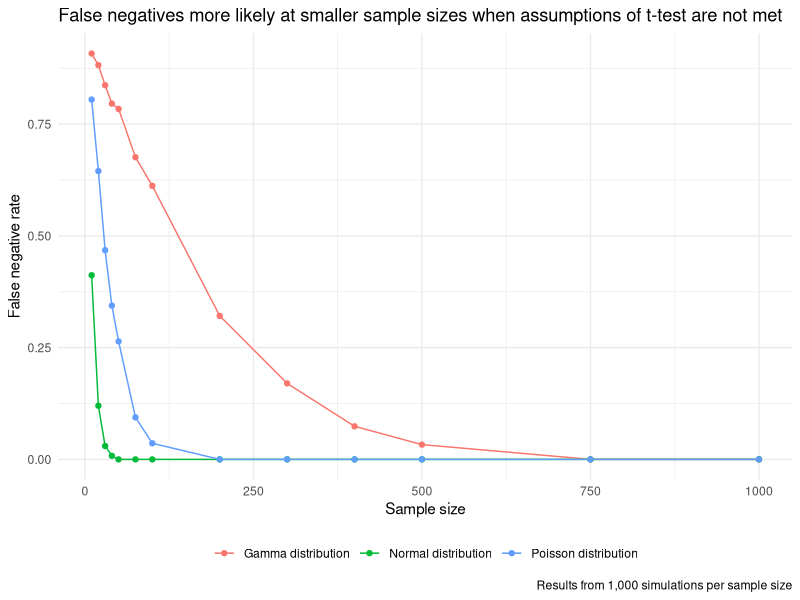

Source code (R):
library(tidyverse)
set.seed(44)

# set scintific notation options 
options(scipen=100, digits=4)

# set number of simulations to 10,000
simulations <- 1000

# set alpha of a/b checks to .05
alpha <- .05

# set total number of data points to 1000
N <- 1000


# Q1 ----------------------------------------------------------------------

# Generate data from a non-normal distribution then use a t-test and mann-whitney

## simulate a true difference; do a different levels
pvalues <- map_dfr(1:simulations, function(i){
  A <- rgamma(N, 4) # rpois(N, 3) # rnorm(N, 120, 15)
  B <- rgamma(N, 4) # rpois(N, 3) # rnorm(N, 120, 15)
  t.pvals <- t.test(A, B, var.equal = TRUE)$p.value
  whit.pvals <- wilcox.test(A, B)$p.value
  return(tibble(t.pvals, whit.pvals))
})

# proportion of false positives
sum(pvalues$t.pvals <= alpha) / simulations
sum(pvalues$whit.pvals <= alpha) / simulations


# calculate false negatives rate are various sample size levels
n <- c(10, 20, 30, 40, 50, 75, 100, 200, 300, 400, 500, 750, 1000)

false.negative.rates <- map_dfr(n, function(N) {
  
  # calculate {simulations} with sample size {N}
  pvalues <- map_dfr(1:simulations, function(i) {
    A <- rgamma(N, 4.5) # rpois(N, 3) # rnorm(N, 120, 15)
    B <- rgamma(N, 4) # rpois(N, 3) # rnorm(N, 120, 15)
    gam.pvals <- t.test(A, B, var.equal = TRUE)$p.value
    
    A <- rnorm(N, mean = 120*4.5/4, sd = 15)
    B <- rnorm(N, mean = 120, sd = 15)
    norm.pvals <- t.test(A, B, var.equal = TRUE)$p.value
    
    A <- rpois(N, lambda = 3)
    B <- rpois(N, lambda = 4)
    pois.pvals <- t.test(A, B, var.equal = TRUE)$p.value
    return(tibble(gam.pvals, norm.pvals, pois.pvals))
  })
  
  # calculate the proportion of false negatives
  false.neg.gam <- sum(pvalues$gam.pvals > alpha) / simulations
  false.neg.norm <- sum(pvalues$norm.pvals > alpha) / simulations
  false.neg.pois <- sum(pvalues$pois.pvals > alpha) / simulations
  
  return(tibble(false.neg.gam, false.neg.norm, false.neg.pois))
})

# plot of false positive rate vs. sample size
false.negative.rates %>%
  rename("Gamma distribution" = false.neg.gam,
         "Normal distribution" = false.neg.norm,
         "Poisson distribution" = false.neg.pois) %>% 
  mutate(n = n) %>% 
  pivot_longer(cols = 1:3) %>% 
  ggplot(aes(x = n, y = value, group = name, color = name)) +
  geom_line() +
  geom_point() +
  labs(title = 'False negatives more likely at smaller sample sizes when assumptions of t-test are not met',
       caption = paste0('Results from ', scales::comma(simulations), ' simulations per sample size'),
       x = 'Sample size',
       y = 'False negative rate') +
  theme_minimal() +
  theme(legend.position = 'bottom',
        legend.title = element_blank())


# Q2 ----------------------------------------------------------------------

# test of binary data

N <- 50

# Generate a binary dataset and fit a t-test and logistic regression
pvalues <- map_dfr(1:simulations, function(i){
  A <- rbinom(N, size = 1, prob = 0.2)
  B <- rbinom(N, size = 1, prob = 0.2)
  t.pvals <- t.test(A, B, var.equal = TRUE)$p.value
  
  log.pvals <- tibble(A, B) %>% 
    pivot_longer(cols = everything()) %>% 
    glm(value ~ name, data = ., family = 'binomial') %>% 
    broom::tidy() %>% 
    .[[2,5]]
  
  # whit.pvals <- wilcox.test(A, B)$p.values
  # mc.pvals <- mcnemar.test(A, B)$p.value #https://en.wikipedia.org/wiki/McNemar%27s_test
  # log.pvals <- sum(A > B) / N # ????? logistic regression here
  # log.pvals <- t.test(sum(A)/N, sum(B)/N) # ????? logistic regression here
  return(tibble(t.pvals, log.pvals))
})

sum(pvalues$t.pvals <= 0.05) / simulations
sum(pvalues$log.pvals <= 0.05) / simulations
sum(pvalues$whit.pvals <= 0.05) / simulations
sum(pvalues$mc.pvals <= 0.05) / simulations
